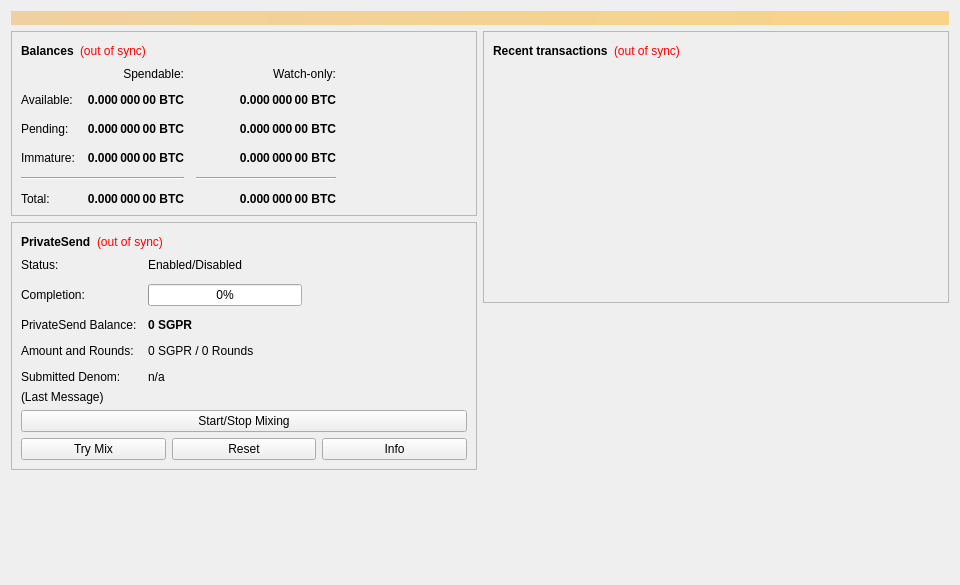
<?xml version="1.0" encoding="UTF-8"?>
<ui version="4.0">
 <class>OverviewPage</class>
 <widget class="QWidget" name="OverviewPage">
  <property name="geometry">
   <rect>
    <x>0</x>
    <y>0</y>
    <width>960</width>
    <height>585</height>
   </rect>
  </property>
  <property name="minimumSize">
   <size>
    <width>960</width>
    <height>0</height>
   </size>
  </property>
  <property name="windowTitle">
   <string>Form</string>
  </property>
  <layout class="QVBoxLayout" name="topLayout">
   <item>
    <widget class="QLabel" name="labelAlerts">
     <property name="visible">
      <bool>false</bool>
     </property>
     <property name="styleSheet">
      <string notr="true">QLabel { background-color: qlineargradient(x1: 0, y1: 0, x2: 1, y2: 0, stop:0 #F0D0A0, stop:1 #F8D488); color:#000000; }</string>
     </property>
     <property name="wordWrap">
      <bool>true</bool>
     </property>
     <property name="margin">
      <number>3</number>
     </property>
     <property name="textInteractionFlags">
      <set>Qt::TextSelectableByMouse</set>
     </property>
    </widget>
   </item>
   <item>
    <layout class="QHBoxLayout" name="horizontalLayout" stretch="1,1">
     <item>
      <layout class="QVBoxLayout" name="verticalLayout_2">
       <item>
        <widget class="QFrame" name="frame">
         <property name="frameShape">
          <enum>QFrame::StyledPanel</enum>
         </property>
         <property name="frameShadow">
          <enum>QFrame::Raised</enum>
         </property>
         <layout class="QVBoxLayout" name="verticalLayout_4">
          <item>
           <layout class="QHBoxLayout" name="horizontalLayout_4">
            <item>
             <widget class="QLabel" name="label_5">
              <property name="font">
               <font>
                <weight>75</weight>
                <bold>true</bold>
               </font>
              </property>
              <property name="text">
               <string>Balances</string>
              </property>
             </widget>
            </item>
            <item>
             <widget class="QLabel" name="labelWalletStatus">
              <property name="toolTip">
               <string>The displayed information may be out of date. Your wallet automatically synchronizes with the Sgpr network after a connection is established, but this process has not completed yet.</string>
              </property>
              <property name="styleSheet">
               <string notr="true">QLabel { color: red; }</string>
              </property>
              <property name="text">
               <string notr="true">(out of sync)</string>
              </property>
              <property name="alignment">
               <set>Qt::AlignLeading|Qt::AlignLeft|Qt::AlignVCenter</set>
              </property>
             </widget>
            </item>
            <item>
             <spacer name="horizontalSpacer_3">
              <property name="orientation">
               <enum>Qt::Horizontal</enum>
              </property>
              <property name="sizeHint" stdset="0">
               <size>
                <width>40</width>
                <height>20</height>
               </size>
              </property>
             </spacer>
            </item>
           </layout>
          </item>
          <item>
           <layout class="QGridLayout" name="gridLayout">
            <property name="spacing">
             <number>12</number>
            </property>
            <item row="2" column="2">
             <widget class="QLabel" name="labelWatchPending">
              <property name="font">
               <font>
                <weight>75</weight>
                <bold>true</bold>
               </font>
              </property>
              <property name="cursor">
               <cursorShape>IBeamCursor</cursorShape>
              </property>
              <property name="toolTip">
               <string>Unconfirmed transactions to watch-only addresses</string>
              </property>
              <property name="text">
               <string notr="true">0.000 000 00 BTC</string>
              </property>
              <property name="alignment">
               <set>Qt::AlignRight|Qt::AlignTrailing|Qt::AlignVCenter</set>
              </property>
              <property name="textInteractionFlags">
               <set>Qt::LinksAccessibleByMouse|Qt::TextSelectableByKeyboard|Qt::TextSelectableByMouse</set>
              </property>
             </widget>
            </item>
            <item row="2" column="1">
             <widget class="QLabel" name="labelUnconfirmed">
              <property name="font">
               <font>
                <weight>75</weight>
                <bold>true</bold>
               </font>
              </property>
              <property name="cursor">
               <cursorShape>IBeamCursor</cursorShape>
              </property>
              <property name="toolTip">
               <string>Total of transactions that have yet to be confirmed, and do not yet count toward the spendable balance</string>
              </property>
              <property name="text">
               <string notr="true">0.000 000 00 BTC</string>
              </property>
              <property name="alignment">
               <set>Qt::AlignRight|Qt::AlignTrailing|Qt::AlignVCenter</set>
              </property>
              <property name="textInteractionFlags">
               <set>Qt::LinksAccessibleByMouse|Qt::TextSelectableByKeyboard|Qt::TextSelectableByMouse</set>
              </property>
             </widget>
            </item>
            <item row="3" column="2">
             <widget class="QLabel" name="labelWatchImmature">
              <property name="font">
               <font>
                <weight>75</weight>
                <bold>true</bold>
               </font>
              </property>
              <property name="cursor">
               <cursorShape>IBeamCursor</cursorShape>
              </property>
              <property name="toolTip">
               <string>Mined balance in watch-only addresses that has not yet matured</string>
              </property>
              <property name="text">
               <string notr="true">0.000 000 00 BTC</string>
              </property>
              <property name="alignment">
               <set>Qt::AlignRight|Qt::AlignTrailing|Qt::AlignVCenter</set>
              </property>
              <property name="textInteractionFlags">
               <set>Qt::LinksAccessibleByMouse|Qt::TextSelectableByKeyboard|Qt::TextSelectableByMouse</set>
              </property>
             </widget>
            </item>
            <item row="4" column="0" colspan="2">
             <widget class="Line" name="lineSpendableBalance">
              <property name="orientation">
               <enum>Qt::Horizontal</enum>
              </property>
             </widget>
            </item>
            <item row="4" column="2">
             <widget class="Line" name="lineWatchBalance">
              <property name="sizePolicy">
               <sizepolicy hsizetype="Preferred" vsizetype="Fixed">
                <horstretch>0</horstretch>
                <verstretch>0</verstretch>
               </sizepolicy>
              </property>
              <property name="minimumSize">
               <size>
                <width>140</width>
                <height>0</height>
               </size>
              </property>
              <property name="orientation">
               <enum>Qt::Horizontal</enum>
              </property>
             </widget>
            </item>
            <item row="5" column="0">
             <widget class="QLabel" name="labelTotalText">
              <property name="text">
               <string>Total:</string>
              </property>
             </widget>
            </item>
            <item row="3" column="1">
             <widget class="QLabel" name="labelImmature">
              <property name="font">
               <font>
                <weight>75</weight>
                <bold>true</bold>
               </font>
              </property>
              <property name="cursor">
               <cursorShape>IBeamCursor</cursorShape>
              </property>
              <property name="toolTip">
               <string>Mined balance that has not yet matured</string>
              </property>
              <property name="text">
               <string notr="true">0.000 000 00 BTC</string>
              </property>
              <property name="alignment">
               <set>Qt::AlignRight|Qt::AlignTrailing|Qt::AlignVCenter</set>
              </property>
              <property name="textInteractionFlags">
               <set>Qt::LinksAccessibleByMouse|Qt::TextSelectableByKeyboard|Qt::TextSelectableByMouse</set>
              </property>
             </widget>
            </item>
            <item row="2" column="3">
             <spacer name="horizontalSpacer_2">
              <property name="orientation">
               <enum>Qt::Horizontal</enum>
              </property>
              <property name="sizeHint" stdset="0">
               <size>
                <width>40</width>
                <height>20</height>
               </size>
              </property>
             </spacer>
            </item>
            <item row="3" column="0">
             <widget class="QLabel" name="labelImmatureText">
              <property name="text">
               <string>Immature:</string>
              </property>
             </widget>
            </item>
            <item row="5" column="1">
             <widget class="QLabel" name="labelTotal">
              <property name="font">
               <font>
                <weight>75</weight>
                <bold>true</bold>
               </font>
              </property>
              <property name="cursor">
               <cursorShape>IBeamCursor</cursorShape>
              </property>
              <property name="toolTip">
               <string>Your current total balance</string>
              </property>
              <property name="text">
               <string notr="true">0.000 000 00 BTC</string>
              </property>
              <property name="alignment">
               <set>Qt::AlignRight|Qt::AlignTrailing|Qt::AlignVCenter</set>
              </property>
              <property name="textInteractionFlags">
               <set>Qt::LinksAccessibleByMouse|Qt::TextSelectableByKeyboard|Qt::TextSelectableByMouse</set>
              </property>
             </widget>
            </item>
            <item row="5" column="2">
             <widget class="QLabel" name="labelWatchTotal">
              <property name="font">
               <font>
                <weight>75</weight>
                <bold>true</bold>
               </font>
              </property>
              <property name="cursor">
               <cursorShape>IBeamCursor</cursorShape>
              </property>
              <property name="toolTip">
               <string>Current total balance in watch-only addresses</string>
              </property>
              <property name="text">
               <string notr="true">0.000 000 00 BTC</string>
              </property>
              <property name="alignment">
               <set>Qt::AlignRight|Qt::AlignTrailing|Qt::AlignVCenter</set>
              </property>
              <property name="textInteractionFlags">
               <set>Qt::LinksAccessibleByMouse|Qt::TextSelectableByKeyboard|Qt::TextSelectableByMouse</set>
              </property>
             </widget>
            </item>
            <item row="0" column="2">
             <widget class="QLabel" name="labelWatchonly">
              <property name="text">
               <string>Watch-only:</string>
              </property>
              <property name="alignment">
               <set>Qt::AlignRight|Qt::AlignTrailing|Qt::AlignVCenter</set>
              </property>
             </widget>
            </item>
            <item row="1" column="0">
             <widget class="QLabel" name="labelBalanceText">
              <property name="text">
               <string>Available:</string>
              </property>
             </widget>
            </item>
            <item row="1" column="1">
             <widget class="QLabel" name="labelBalance">
              <property name="font">
               <font>
                <weight>75</weight>
                <bold>true</bold>
               </font>
              </property>
              <property name="cursor">
               <cursorShape>IBeamCursor</cursorShape>
              </property>
              <property name="toolTip">
               <string>Your current spendable balance</string>
              </property>
              <property name="text">
               <string notr="true">0.000 000 00 BTC</string>
              </property>
              <property name="alignment">
               <set>Qt::AlignRight|Qt::AlignTrailing|Qt::AlignVCenter</set>
              </property>
              <property name="textInteractionFlags">
               <set>Qt::LinksAccessibleByMouse|Qt::TextSelectableByKeyboard|Qt::TextSelectableByMouse</set>
              </property>
             </widget>
            </item>
            <item row="1" column="2">
             <widget class="QLabel" name="labelWatchAvailable">
              <property name="font">
               <font>
                <weight>75</weight>
                <bold>true</bold>
               </font>
              </property>
              <property name="cursor">
               <cursorShape>IBeamCursor</cursorShape>
              </property>
              <property name="toolTip">
               <string>Your current balance in watch-only addresses</string>
              </property>
              <property name="text">
               <string notr="true">0.000 000 00 BTC</string>
              </property>
              <property name="alignment">
               <set>Qt::AlignRight|Qt::AlignTrailing|Qt::AlignVCenter</set>
              </property>
              <property name="textInteractionFlags">
               <set>Qt::LinksAccessibleByMouse|Qt::TextSelectableByKeyboard|Qt::TextSelectableByMouse</set>
              </property>
             </widget>
            </item>
            <item row="2" column="0">
             <widget class="QLabel" name="labelPendingText">
              <property name="text">
               <string>Pending:</string>
              </property>
             </widget>
            </item>
            <item row="0" column="1">
             <widget class="QLabel" name="labelSpendable">
              <property name="text">
               <string>Spendable:</string>
              </property>
              <property name="alignment">
               <set>Qt::AlignRight|Qt::AlignTrailing|Qt::AlignVCenter</set>
              </property>
             </widget>
            </item>
           </layout>
          </item>
         </layout>
        </widget>
       </item>
       <item>
        <widget class="QFrame" name="framePrivateSend">
         <property name="layoutDirection">
          <enum>Qt::LeftToRight</enum>
         </property>
         <property name="frameShape">
          <enum>QFrame::StyledPanel</enum>
         </property>
         <property name="frameShadow">
          <enum>QFrame::Raised</enum>
         </property>
         <layout class="QVBoxLayout" name="VerticalLayout_PS1">
          <item>
           <layout class="QHBoxLayout" name="horizontalLayout_5">
            <item>
             <widget class="QLabel" name="labelPrivateSendHeader">
              <property name="font">
               <font>
                <weight>75</weight>
                <bold>true</bold>
               </font>
              </property>
              <property name="text">
               <string>PrivateSend</string>
              </property>
             </widget>
            </item>
            <item>
             <widget class="QLabel" name="labelPrivateSendSyncStatus">
              <property name="toolTip">
               <string>The displayed information may be out of date. Your wallet automatically synchronizes with the Sgpr network after a connection is established, but this process has not completed yet.</string>
              </property>
              <property name="styleSheet">
               <string notr="true">QLabel { color: red; }</string>
              </property>
              <property name="text">
               <string notr="true">(out of sync)</string>
              </property>
              <property name="alignment">
               <set>Qt::AlignLeading|Qt::AlignLeft|Qt::AlignVCenter</set>
              </property>
             </widget>
            </item>
            <item>
             <spacer name="horizontalSpacer_4">
              <property name="orientation">
               <enum>Qt::Horizontal</enum>
              </property>
              <property name="sizeHint" stdset="0">
               <size>
                <width>40</width>
                <height>20</height>
               </size>
              </property>
             </spacer>
            </item>
           </layout>
          </item>
          <item>
           <layout class="QFormLayout" name="privateSendFormLayout">
            <property name="fieldGrowthPolicy">
             <enum>QFormLayout::AllNonFixedFieldsGrow</enum>
            </property>
            <property name="horizontalSpacing">
             <number>11</number>
            </property>
            <property name="verticalSpacing">
             <number>12</number>
            </property>
            <item row="0" column="0">
             <widget class="QLabel" name="labelPrivateSendEnabledText">
              <property name="text">
               <string>Status:</string>
              </property>
             </widget>
            </item>
            <item row="0" column="1">
             <widget class="QLabel" name="labelPrivateSendEnabled">
              <property name="text">
               <string>Enabled/Disabled</string>
              </property>
             </widget>
            </item>
            <item row="1" column="0">
             <widget class="QLabel" name="labelCompletitionText">
              <property name="text">
               <string>Completion:</string>
              </property>
             </widget>
            </item>
            <item row="1" column="1">
             <widget class="QProgressBar" name="privateSendProgress">
              <property name="maximumSize">
               <size>
                <width>154</width>
                <height>16777215</height>
               </size>
              </property>
              <property name="value">
               <number>0</number>
              </property>
             </widget>
            </item>
            <item row="2" column="0">
             <widget class="QLabel" name="labelAnonymizedText">
              <property name="text">
               <string>PrivateSend Balance:</string>
              </property>
             </widget>
            </item>
            <item row="2" column="1">
             <widget class="QLabel" name="labelAnonymized">
              <property name="font">
               <font>
                <weight>75</weight>
                <bold>true</bold>
               </font>
              </property>
              <property name="text">
               <string notr="true">0 SGPR</string>
              </property>
             </widget>
            </item>
            <item row="3" column="0">
             <widget class="QLabel" name="labelAmountAndRoundsText">
              <property name="text">
               <string>Amount and Rounds:</string>
              </property>
             </widget>
            </item>
            <item row="3" column="1">
             <widget class="QLabel" name="labelAmountRounds">
              <property name="text">
               <string>0 SGPR / 0 Rounds</string>
              </property>
             </widget>
            </item>
            <item row="4" column="0">
             <widget class="QLabel" name="labelSubmittedDenomText">
              <property name="text">
               <string>Submitted Denom:</string>
              </property>
             </widget>
            </item>
            <item row="4" column="1">
             <widget class="QLabel" name="labelSubmittedDenom">
              <property name="toolTip">
               <string>The denominations you submitted to the Masternode.&lt;br&gt;To mix, other users must submit the exact same denominations.</string>
              </property>
              <property name="text">
               <string>n/a</string>
              </property>
             </widget>
            </item>
           </layout>
          </item>
          <item>
           <layout class="QVBoxLayout" name="VerticalLayout_PS">
            <item>
             <widget class="QLabel" name="labelPrivateSendLastMessage">
              <property name="text">
               <string>(Last Message)</string>
              </property>
              <property name="alignment">
               <set>Qt::AlignLeading|Qt::AlignLeft|Qt::AlignTop</set>
              </property>
              <property name="wordWrap">
               <bool>true</bool>
              </property>
             </widget>
            </item>
            <item>
             <widget class="QPushButton" name="togglePrivateSend">
              <property name="sizePolicy">
               <sizepolicy hsizetype="MinimumExpanding" vsizetype="Fixed">
                <horstretch>0</horstretch>
                <verstretch>0</verstretch>
               </sizepolicy>
              </property>
              <property name="text">
               <string>Start/Stop Mixing</string>
              </property>
             </widget>
            </item>
            <item>
             <layout class="QHBoxLayout" name="horizontalLayout_debugbuttons">
              <item>
               <widget class="QPushButton" name="privateSendAuto">
                <property name="sizePolicy">
                 <sizepolicy hsizetype="MinimumExpanding" vsizetype="Fixed">
                  <horstretch>0</horstretch>
                  <verstretch>0</verstretch>
                 </sizepolicy>
                </property>
                <property name="toolTip">
                 <string>Try to manually submit a PrivateSend request.</string>
                </property>
                <property name="text">
                 <string>Try Mix</string>
                </property>
               </widget>
              </item>
              <item>
               <widget class="QPushButton" name="privateSendReset">
                <property name="sizePolicy">
                 <sizepolicy hsizetype="MinimumExpanding" vsizetype="Fixed">
                  <horstretch>0</horstretch>
                  <verstretch>0</verstretch>
                 </sizepolicy>
                </property>
                <property name="toolTip">
                 <string>Reset the current status of PrivateSend (can interrupt PrivateSend if it's in the process of Mixing, which can cost you money!)</string>
                </property>
                <property name="autoFillBackground">
                 <bool>false</bool>
                </property>
                <property name="text">
                 <string>Reset</string>
                </property>
               </widget>
              </item>
              <item>
               <widget class="QPushButton" name="privateSendInfo">
                <property name="sizePolicy">
                 <sizepolicy hsizetype="MinimumExpanding" vsizetype="Fixed">
                  <horstretch>0</horstretch>
                  <verstretch>0</verstretch>
                 </sizepolicy>
                </property>
                <property name="toolTip">
                 <string>Information about PrivateSend and Mixing</string>
                </property>
                <property name="text">
                 <string>Info</string>
                </property>
               </widget>
              </item>
             </layout>
            </item>
           </layout>
          </item>
         </layout>
        </widget>
       </item>
       <item>
        <spacer name="verticalSpacer">
         <property name="orientation">
          <enum>Qt::Vertical</enum>
         </property>
         <property name="sizeHint" stdset="0">
          <size>
           <width>20</width>
           <height>40</height>
          </size>
         </property>
        </spacer>
       </item>
      </layout>
     </item>
     <item>
      <layout class="QVBoxLayout" name="verticalLayout_3">
       <item>
        <widget class="QFrame" name="frame_2">
         <property name="frameShape">
          <enum>QFrame::StyledPanel</enum>
         </property>
         <property name="frameShadow">
          <enum>QFrame::Raised</enum>
         </property>
         <layout class="QVBoxLayout" name="verticalLayout">
          <item>
           <layout class="QHBoxLayout" name="horizontalLayout_2">
            <item>
             <widget class="QLabel" name="label_4">
              <property name="font">
               <font>
                <weight>75</weight>
                <bold>true</bold>
               </font>
              </property>
              <property name="text">
               <string>Recent transactions</string>
              </property>
             </widget>
            </item>
            <item>
             <widget class="QLabel" name="labelTransactionsStatus">
              <property name="toolTip">
               <string>The displayed information may be out of date. Your wallet automatically synchronizes with the Sgpr network after a connection is established, but this process has not completed yet.</string>
              </property>
              <property name="styleSheet">
               <string notr="true">QLabel { color: red; }</string>
              </property>
              <property name="text">
               <string notr="true">(out of sync)</string>
              </property>
              <property name="alignment">
               <set>Qt::AlignLeading|Qt::AlignLeft|Qt::AlignVCenter</set>
              </property>
             </widget>
            </item>
            <item>
             <spacer name="horizontalSpacer">
              <property name="orientation">
               <enum>Qt::Horizontal</enum>
              </property>
              <property name="sizeHint" stdset="0">
               <size>
                <width>40</width>
                <height>20</height>
               </size>
              </property>
             </spacer>
            </item>
           </layout>
          </item>
          <item>
           <widget class="QListView" name="listTransactions">
            <property name="styleSheet">
             <string notr="true">QListView { background: transparent; }</string>
            </property>
            <property name="frameShape">
             <enum>QFrame::NoFrame</enum>
            </property>
            <property name="verticalScrollBarPolicy">
             <enum>Qt::ScrollBarAlwaysOff</enum>
            </property>
            <property name="horizontalScrollBarPolicy">
             <enum>Qt::ScrollBarAlwaysOff</enum>
            </property>
            <property name="selectionMode">
             <enum>QAbstractItemView::NoSelection</enum>
            </property>
           </widget>
          </item>
         </layout>
        </widget>
       </item>
       <item>
        <spacer name="verticalSpacer_2">
         <property name="orientation">
          <enum>Qt::Vertical</enum>
         </property>
         <property name="sizeHint" stdset="0">
          <size>
           <width>20</width>
           <height>40</height>
          </size>
         </property>
        </spacer>
       </item>
      </layout>
     </item>
    </layout>
   </item>
  </layout>
 </widget>
 <resources/>
 <connections/>
</ui>
